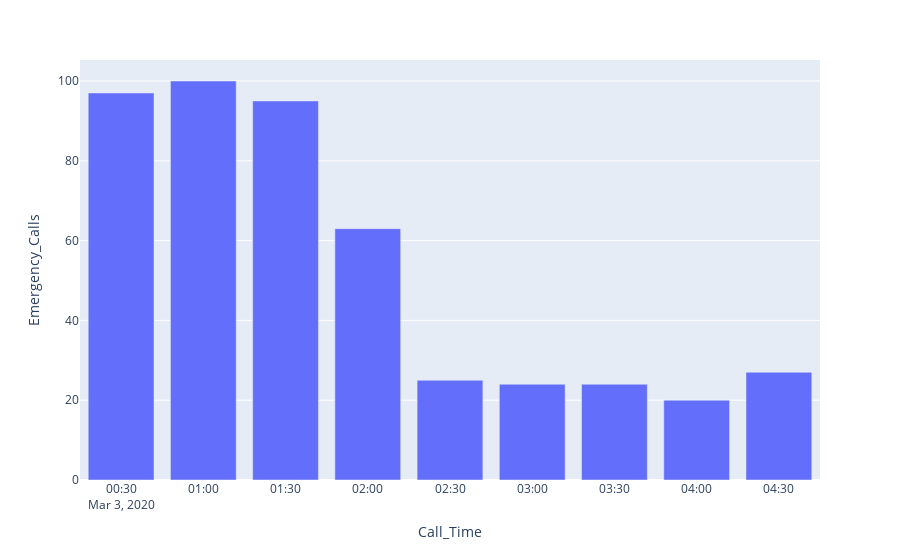

Here is the notebook cell this chart was saved with:
### Code cell
fig = px.bar(tornado_grouper_30, x="Call_Time", y="Emergency_Calls")
fig.show()

### Figure 1 — Plotly figure (JSON) as saved in the notebook; plotly's stock layout.template omitted (floating-point values rounded to 4 significant figures)
{"data": [{"alignmentgroup": "True", "hovertemplate": "Call_Time=%{x}<br>Emergency_Calls=%{y}<extra></extra>", "legendgroup": "", "marker": {"color": "#636efa", "pattern": {"shape": ""}}, "name": "", "offsetgroup": "", "orientation": "v", "showlegend": false, "textposition": "auto", "type": "bar", "x": ["2020-03-03T00:30:00", "2020-03-03T01:00:00", "2020-03-03T01:30:00", "2020-03-03T02:00:00", "2020-03-03T02:30:00", "2020-03-03T03:00:00", "2020-03-03T03:30:00", "2020-03-03T04:00:00", "2020-03-03T04:30:00"], "xaxis": "x", "y": [97, 100, 95, 63, 25, 24, 24, 20, 27], "yaxis": "y"}], "layout": {"barmode": "relative", "legend": {"tracegroupgap": 0}, "margin": {"t": 60}, "xaxis": {"anchor": "y", "domain": [0, 1], "title": {"text": "Call_Time"}}, "yaxis": {"anchor": "x", "domain": [0, 1], "title": {"text": "Emergency_Calls"}}}}
